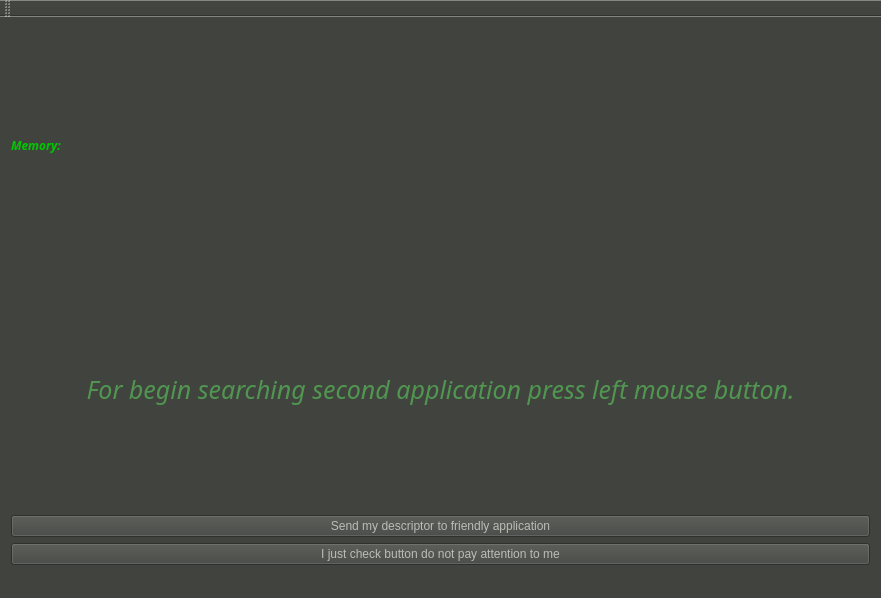
<?xml version="1.0" encoding="UTF-8"?>
<ui version="4.0">
 <class>MainWindow</class>
 <widget class="QMainWindow" name="MainWindow">
  <property name="geometry">
   <rect>
    <x>0</x>
    <y>0</y>
    <width>881</width>
    <height>598</height>
   </rect>
  </property>
  <property name="windowTitle">
   <string>MainWindow</string>
  </property>
  <property name="styleSheet">
   <string notr="true">color: rgb(85, 87, 83);
background-color: rgb(65, 67, 63);</string>
  </property>
  <widget class="QWidget" name="centralWidget">
   <property name="styleSheet">
    <string notr="true"/>
   </property>
   <layout class="QVBoxLayout" name="verticalLayout">
    <item>
     <layout class="QHBoxLayout" name="horizontalLayout">
      <item>
       <widget class="QLabel" name="label_2">
        <property name="sizePolicy">
         <sizepolicy hsizetype="Preferred" vsizetype="Minimum">
          <horstretch>0</horstretch>
          <verstretch>0</verstretch>
         </sizepolicy>
        </property>
        <property name="font">
         <font>
          <family>Fallout Regular</family>
          <weight>75</weight>
          <italic>true</italic>
          <bold>true</bold>
         </font>
        </property>
        <property name="styleSheet">
         <string notr="true">color: rgb(0, 200, 0);</string>
        </property>
        <property name="text">
         <string>Memory:</string>
        </property>
       </widget>
      </item>
      <item>
       <widget class="QLabel" name="indicateMem">
        <property name="enabled">
         <bool>true</bool>
        </property>
        <property name="maximumSize">
         <size>
          <width>20</width>
          <height>20</height>
         </size>
        </property>
        <property name="text">
         <string/>
        </property>
        <property name="pixmap">
         <pixmap>:/img/ind_off.png</pixmap>
        </property>
        <property name="scaledContents">
         <bool>true</bool>
        </property>
       </widget>
      </item>
      <item>
       <spacer name="horizontalSpacer">
        <property name="orientation">
         <enum>Qt::Horizontal</enum>
        </property>
        <property name="sizeHint" stdset="0">
         <size>
          <width>40</width>
          <height>20</height>
         </size>
        </property>
       </spacer>
      </item>
      <item>
       <widget class="QLabel" name="label_3">
        <property name="enabled">
         <bool>true</bool>
        </property>
        <property name="maximumSize">
         <size>
          <width>160</width>
          <height>235</height>
         </size>
        </property>
        <property name="text">
         <string/>
        </property>
        <property name="pixmap">
         <pixmap>:/img/58f3750ea4fa116215a9240b.png</pixmap>
        </property>
        <property name="scaledContents">
         <bool>true</bool>
        </property>
       </widget>
      </item>
     </layout>
    </item>
    <item>
     <widget class="QLabel" name="label">
      <property name="font">
       <font>
        <family>Fallout Regular</family>
        <pointsize>19</pointsize>
        <weight>50</weight>
        <italic>true</italic>
        <bold>false</bold>
       </font>
      </property>
      <property name="styleSheet">
       <string notr="true">color: rgb(80, 150, 80);
border-color: rgb(23, 23, 23);</string>
      </property>
      <property name="text">
       <string>For begin searching second application press left mouse button.</string>
      </property>
      <property name="alignment">
       <set>Qt::AlignCenter</set>
      </property>
     </widget>
    </item>
    <item>
     <widget class="QPushButton" name="pushButton">
      <property name="autoFillBackground">
       <bool>false</bool>
      </property>
      <property name="styleSheet">
       <string notr="true">color: rgb(186, 189, 182);</string>
      </property>
      <property name="text">
       <string>Send my descriptor to friendly application</string>
      </property>
      <property name="checkable">
       <bool>false</bool>
      </property>
     </widget>
    </item>
    <item>
     <widget class="QPushButton" name="pushButton_2">
      <property name="styleSheet">
       <string notr="true">color: rgb(186, 189, 182);</string>
      </property>
      <property name="text">
       <string>I just check button do not pay attention to me</string>
      </property>
     </widget>
    </item>
   </layout>
  </widget>
  <widget class="QMenuBar" name="menuBar">
   <property name="geometry">
    <rect>
     <x>0</x>
     <y>0</y>
     <width>881</width>
     <height>22</height>
    </rect>
   </property>
  </widget>
  <widget class="QToolBar" name="mainToolBar">
   <attribute name="toolBarArea">
    <enum>TopToolBarArea</enum>
   </attribute>
   <attribute name="toolBarBreak">
    <bool>false</bool>
   </attribute>
  </widget>
  <widget class="QStatusBar" name="statusBar"/>
 </widget>
 <layoutdefault spacing="6" margin="11"/>
 <resources/>
 <connections/>
</ui>
